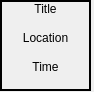
<?xml version="1.0" encoding="UTF-8"?>
<ui version="4.0">
 <class>courseObj</class>
 <widget class="QWidget" name="courseObj">
  <property name="geometry">
   <rect>
    <x>0</x>
    <y>0</y>
    <width>94</width>
    <height>92</height>
   </rect>
  </property>
  <property name="windowTitle">
   <string>Form</string>
  </property>
  <property name="windowOpacity">
   <double>0.750000000000000</double>
  </property>
  <property name="autoFillBackground">
   <bool>true</bool>
  </property>
  <widget class="QFrame" name="frame">
   <property name="geometry">
    <rect>
     <x>0</x>
     <y>0</y>
     <width>91</width>
     <height>91</height>
    </rect>
   </property>
   <property name="sizePolicy">
    <sizepolicy hsizetype="Expanding" vsizetype="Expanding">
     <horstretch>0</horstretch>
     <verstretch>0</verstretch>
    </sizepolicy>
   </property>
   <property name="frameShape">
    <enum>QFrame::Box</enum>
   </property>
   <property name="frameShadow">
    <enum>QFrame::Plain</enum>
   </property>
   <property name="lineWidth">
    <number>2</number>
   </property>
   <layout class="QVBoxLayout" name="verticalLayout_2">
    <property name="spacing">
     <number>0</number>
    </property>
    <property name="margin">
     <number>0</number>
    </property>
    <item>
     <widget class="QLabel" name="title">
      <property name="sizePolicy">
       <sizepolicy hsizetype="Expanding" vsizetype="Expanding">
        <horstretch>0</horstretch>
        <verstretch>0</verstretch>
       </sizepolicy>
      </property>
      <property name="cursor">
       <cursorShape>CrossCursor</cursorShape>
      </property>
      <property name="mouseTracking">
       <bool>true</bool>
      </property>
      <property name="toolTip">
       <string/>
      </property>
      <property name="whatsThis">
       <string/>
      </property>
      <property name="text">
       <string>Title</string>
      </property>
      <property name="scaledContents">
       <bool>true</bool>
      </property>
      <property name="alignment">
       <set>Qt::AlignHCenter|Qt::AlignTop</set>
      </property>
      <property name="wordWrap">
       <bool>true</bool>
      </property>
     </widget>
    </item>
    <item>
     <widget class="QLabel" name="location">
      <property name="sizePolicy">
       <sizepolicy hsizetype="Expanding" vsizetype="Expanding">
        <horstretch>0</horstretch>
        <verstretch>0</verstretch>
       </sizepolicy>
      </property>
      <property name="cursor">
       <cursorShape>CrossCursor</cursorShape>
      </property>
      <property name="mouseTracking">
       <bool>true</bool>
      </property>
      <property name="text">
       <string>Location</string>
      </property>
      <property name="scaledContents">
       <bool>true</bool>
      </property>
      <property name="alignment">
       <set>Qt::AlignHCenter|Qt::AlignTop</set>
      </property>
      <property name="wordWrap">
       <bool>true</bool>
      </property>
     </widget>
    </item>
    <item>
     <widget class="QLabel" name="time">
      <property name="sizePolicy">
       <sizepolicy hsizetype="Expanding" vsizetype="Expanding">
        <horstretch>0</horstretch>
        <verstretch>0</verstretch>
       </sizepolicy>
      </property>
      <property name="cursor">
       <cursorShape>CrossCursor</cursorShape>
      </property>
      <property name="mouseTracking">
       <bool>true</bool>
      </property>
      <property name="toolTip">
       <string/>
      </property>
      <property name="text">
       <string>Time</string>
      </property>
      <property name="scaledContents">
       <bool>true</bool>
      </property>
      <property name="alignment">
       <set>Qt::AlignHCenter|Qt::AlignTop</set>
      </property>
      <property name="wordWrap">
       <bool>true</bool>
      </property>
     </widget>
    </item>
   </layout>
  </widget>
 </widget>
 <resources/>
 <connections/>
</ui>
